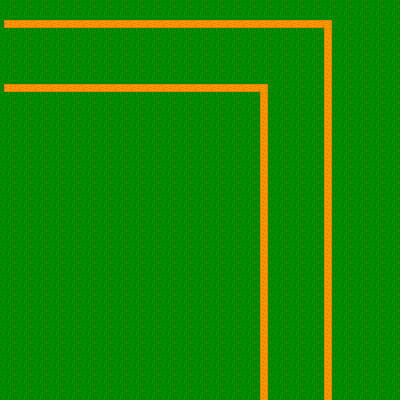

Below is a game level as drawn by its tile map, then a one-line description and the .tmx file that defines it, in full:
An orthogonal 25x25 tile map with 16x16 px tiles, 1 tile layer (Tile Layer 1).

<map version="1.0" orientation="orthogonal" renderorder="right-down" width="25" height="25" tilewidth="16" tileheight="16" nextobjectid="1">
 <tileset firstgid="1" name="devTileset" tilewidth="16" tileheight="16" tilecount="64">
  <image source="../../img/devTileset.png" width="128" height="128" />
 </tileset>
 <layer name="Tile Layer 1" width="25" height="25">
  <data encoding="csv">
1,1,1,1,1,1,1,1,1,1,1,1,1,1,1,1,1,1,1,1,1,1,1,1,1,
14,2,2,2,2,2,2,2,2,2,2,2,2,2,2,2,2,2,2,2,5,1,1,1,1,
1,1,1,1,1,1,1,1,1,1,1,1,1,1,1,1,1,1,1,1,3,1,1,1,1,
1,1,1,1,1,1,1,1,1,1,1,1,1,1,1,1,1,1,1,1,3,1,1,1,1,
1,1,1,1,1,1,1,1,1,1,1,1,1,1,1,1,1,1,1,1,3,1,1,1,1,
14,2,2,2,2,2,2,2,2,2,2,2,2,2,2,2,5,1,1,1,3,1,1,1,1,
1,1,1,1,1,1,1,1,1,1,1,1,1,1,1,1,3,1,1,1,3,1,1,1,1,
1,1,1,1,1,1,1,1,1,1,1,1,1,1,1,1,3,1,1,1,3,1,1,1,1,
1,1,1,1,1,1,1,1,1,1,1,1,1,1,1,1,3,1,1,1,3,1,1,1,1,
1,1,1,1,1,1,1,1,1,1,1,1,1,1,1,1,3,1,1,1,3,1,1,1,1,
1,1,1,1,1,1,1,1,1,1,1,1,1,1,1,1,3,1,1,1,3,1,1,1,1,
1,1,1,1,1,1,1,1,1,1,1,1,1,1,1,1,3,1,1,1,3,1,1,1,1,
1,1,1,1,1,1,1,1,1,1,1,1,1,1,1,1,3,1,1,1,3,1,1,1,1,
1,1,1,1,1,1,1,1,1,1,1,1,1,1,1,1,3,1,1,1,3,1,1,1,1,
1,1,1,1,1,1,1,1,1,1,1,1,1,1,1,1,3,1,1,1,3,1,1,1,1,
1,1,1,1,1,1,1,1,1,1,1,1,1,1,1,1,3,1,1,1,3,1,1,1,1,
1,1,1,1,1,1,1,1,1,1,1,1,1,1,1,1,3,1,1,1,3,1,1,1,1,
1,1,1,1,1,1,1,1,1,1,1,1,1,1,1,1,3,1,1,1,3,1,1,1,1,
1,1,1,1,1,1,1,1,1,1,1,1,1,1,1,1,3,1,1,1,3,1,1,1,1,
1,1,1,1,1,1,1,1,1,1,1,1,1,1,1,1,3,1,1,1,3,1,1,1,1,
1,1,1,1,1,1,1,1,1,1,1,1,1,1,1,1,3,1,1,1,3,1,1,1,1,
1,1,1,1,1,1,1,1,1,1,1,1,1,1,1,1,3,1,1,1,3,1,1,1,1,
1,1,1,1,1,1,1,1,1,1,1,1,1,1,1,1,3,1,1,1,3,1,1,1,1,
1,1,1,1,1,1,1,1,1,1,1,1,1,1,1,1,3,1,1,1,3,1,1,1,1,
1,1,1,1,1,1,1,1,1,1,1,1,1,1,1,1,3,1,1,1,3,1,1,1,1
</data>
 </layer>
</map>